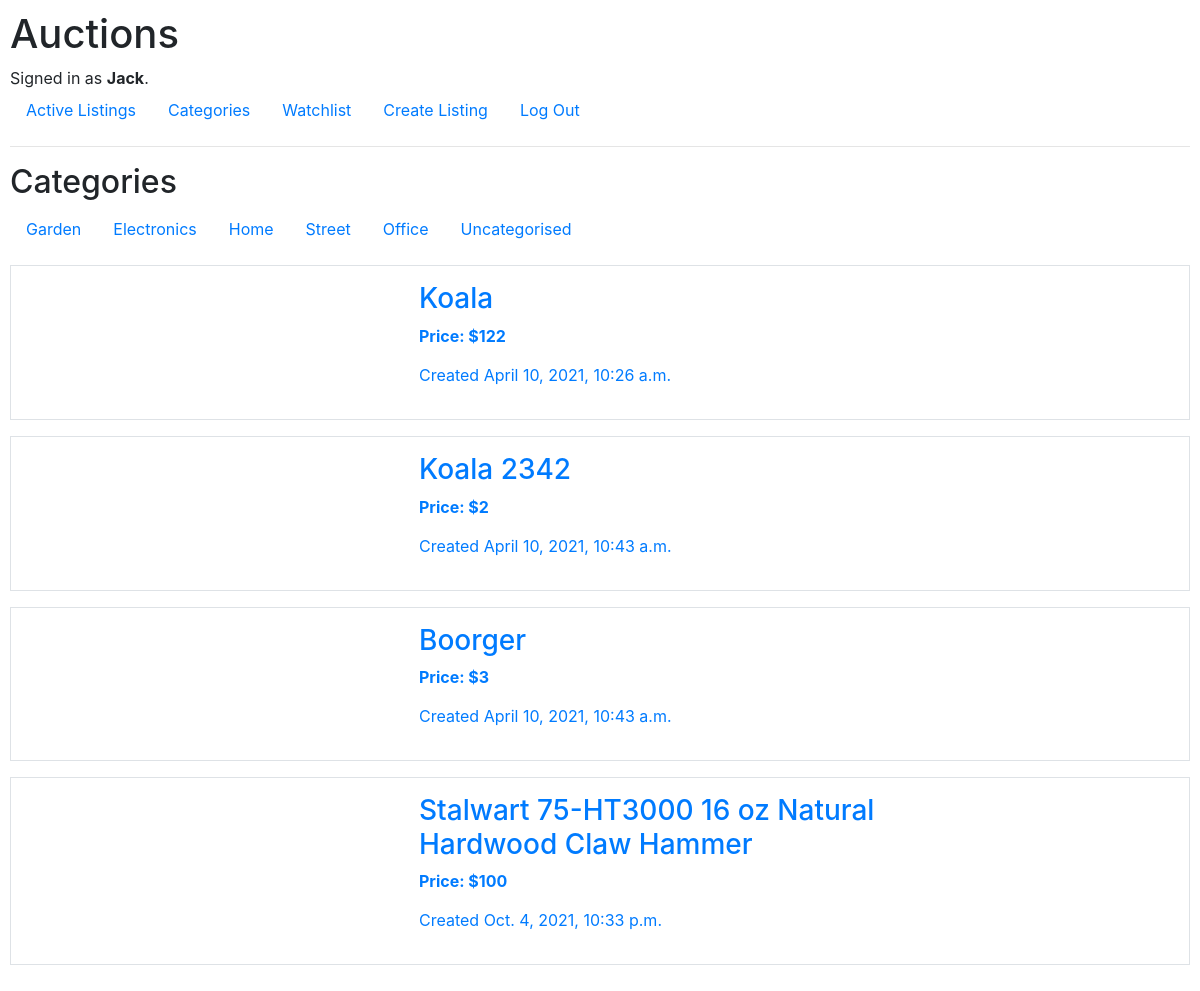
Page /categories/Garden (signed in) on the committed database.
### auctions/models.py (models this page shows, shortened)
class User(AbstractUser):
    def __str__(self):
        return f"{self.username}"

class Category(models.Model):
    name = models.CharField(max_length=64)
    def __str__(self):
        return f"{self.name}"

class Listing(models.Model):
    user = models.ForeignKey(User, on_delete=models.CASCADE)
    title = models.CharField(max_length=64)
    description = models.CharField(max_length=64)
    price = models.IntegerField()
    image = models.ImageField()
    category = models.ForeignKey(Category, on_delete=models.CASCADE)
    created = models.DateTimeField(auto_now_add=True, blank=True)
    active = models.BooleanField()

### auctions/views.py (the view)
# urls.py: path("categories", views.categories, name="categories"),
def categories(request, name):
    if name == "Uncategorised":
        listings = Listing.objects.all()
        return render(request, "auctions/categories.html", {
            "listings": listings,
            "names": Category.objects.all()
        })
    else:
        listings = Listing.objects.filter(category=Category.objects.get(name=name).id)
    return render(request, "auctions/categories.html", {
        "listings": listings,
        "names": Category.objects.all()
    })

### auctions/templates/auctions/categories.html (shortened to what this page needs)
{% extends "auctions/layout.html" %}
{% block body %}
    <h2>Categories</h2>
    <ul class="nav">
        {% for name in names %}
        <li class="nav-item">
            <a class="nav-link" href="{% url 'categories' name %}">{{ name }}</a>
        </li>
        {%endfor%}
    </ul>
            {% for listing in listings %}
                <a href="{% url 'listings' listing.id %}">
                <div class="container-fluid p-3 my-3 border" style="position: relative;">
                    <div class="row">
                        <div class="col-sm-4">
                        </div>
                        <div class="col-sm-6 info">
                            <h3>{{listing.title}}</h3>
                            <strong>Price: ${{listing.price}}</strong><br>
                            <p class="info">Created {{listing.created}}</p>
                        </div>
                    </div>
                </div>
                </a>
            {% endfor %}
{% endblock %}

### auctions/templates/auctions/layout.html (shortened to what this page needs)
{% load static %}
<!DOCTYPE html>
<html lang="en">
    <head>
        <link rel="stylesheet" href="https://stackpath.bootstrapcdn.com/bootstrap/4.4.1/css/bootstrap.min.css">
        <link href="{% static 'auctions/styles.css' %}" rel="stylesheet">
    </head>
    <body>
        <h1>Auctions</h1>
        <div>
            {% if user.is_authenticated %}
                Signed in as <strong>{{ user.username }}</strong>.
            {% else %}
                Not signed in.
            {% endif %}
        </div>
        <ul class="nav">
            <li class="nav-item">
                <a class="nav-link" href="{% url 'index' %}">Active Listings</a>
            </li>
            <li class="nav-item">
                <a class="nav-link" href="{% url 'categories' 'Uncategorised' %}">Categories</a>
            </li>
            <li class="nav-item">
                <a class="nav-link" href="{% url 'watchlist' %}">Watchlist</a>
            </li>
            <li class="nav-item">
                <a class="nav-link" href="{% url 'create-listing' %}">Create Listing</a>
            </li>
            {% if user.is_authenticated %}
                <li class="nav-item">
                    <a class="nav-link" href="{% url 'logout' %}">Log Out</a>
                </li>
            {% endif %}
        </ul>
        <hr>
        {% block body %}
        {% endblock %}
    </body>
</html>

### auctions/static/auctions/styles.css (style rules this page uses)
body { padding: 10px; }
p.info { margin-top: 15px; }

### rows in the picture
User: username "Jack"
Category: name "Garden"
Category: name "Electronics"
Category: name "Home"
Category: name "Street"
Category: name "Office"
Category: name "Uncategorised"
Listing: title "Koala", price "122", created "April 10, 2021, 10:26 a.m."
Listing: title "Koala 2342", price "2", created "April 10, 2021, 10:43 a.m."
Listing: title "Boorger", price "3", created "April 10, 2021, 10:43 a.m."
Listing: title "Stalwart 75-HT3000 16 oz Natural Hardwood Claw Hammer", price "100", created "Oct. 4, 2021, 10:33 p.m."
